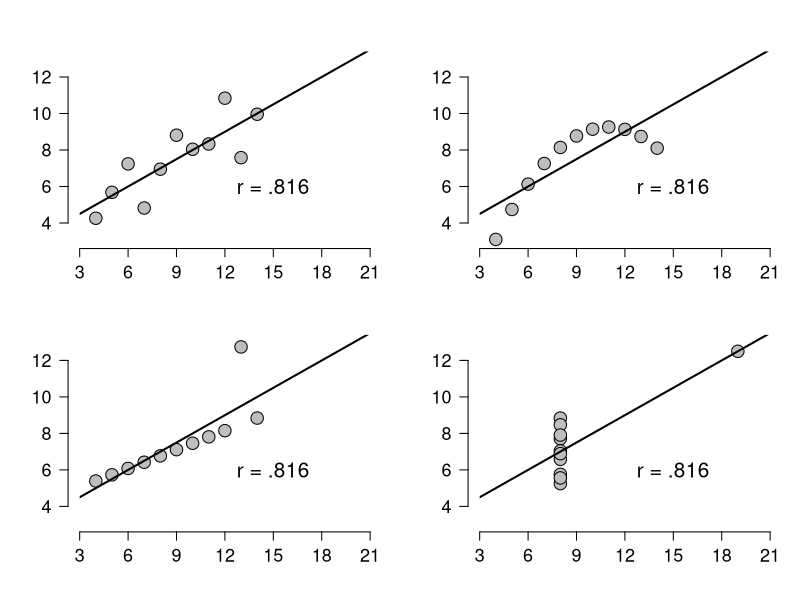

The R source for this figure:


# from:
# https://shinyapps.org/apps/RGraphCompendium/index.php#anscombes-quartet
#

# library(stats)
# library(graphics)
library(plotrix)

# summary(anscombe) -- now some 'magic' to do the 4 regressions in a
# loop:
ff <- y ~ x
for (i in 1:4) {
  ff[2:3] <- lapply(paste(c("y", "x"), i, sep = ""), as.name)
  ## or ff[[2]] <- as.name(paste('y', i, sep='')) ff[[3]] <-
  ## as.name(paste('x', i, sep=''))
  assign(paste("lm.", i, sep = ""), lmi <- lm(ff, data = anscombe))
  # print(anova(lmi))
}

op <- par(mfrow = c(2, 2), mar = 0.1 + c(4, 4, 1, 1), oma = c(0, 0, 2,
                                                              0), cex.lab = 1.5, font.lab = 1.5, cex.axis = 1.3, bty = "n", las = 1,
          cex.main = 1.5)

for (i in 1:4) {
  ff[2:3] <- lapply(paste(c("y", "x"), i, sep = ""), as.name)
  plot(ff, data = anscombe, col = "black", pch = 21, bg = "grey", cex = 2,
       xlim = c(3, 21), ylim = c(3, 13), ylab = "", xlab = "", axes = F)
  axis(1, at = seq(3, 21, 3))
  axis(2)
  text(15, 6, "r = .816", cex = 1.5)
  # mtext(ff[2:3][[1]], side=2, line=2.5, cex=1.3) #y-labels
  # mtext(ff[2:3][[2]], side=1, line=2.5, cex=1.3) #x-labels
  ablineclip(get(paste("lm.", i, sep = "")), x1 = 3, x2 = 21, col = "black",
             lwd = 2)
}

# mtext("Anscombe's Quartet", outer = TRUE, cex = 1.5)
par(op)

# Export as PDF
# Device size: 8.84, 6.74 (inches)



# Summary Statistics for Paper


